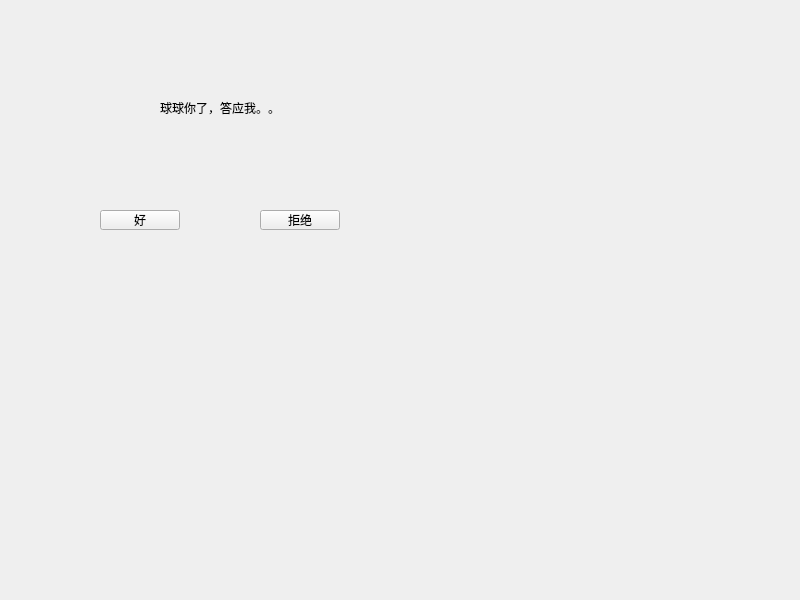
<?xml version="1.0" encoding="UTF-8"?>
<ui version="4.0">
 <class>Widget</class>
 <widget class="QWidget" name="Widget">
  <property name="geometry">
   <rect>
    <x>0</x>
    <y>0</y>
    <width>800</width>
    <height>600</height>
   </rect>
  </property>
  <property name="windowTitle">
   <string>Widget</string>
  </property>
  <widget class="QPushButton" name="pushButton">
   <property name="geometry">
    <rect>
     <x>260</x>
     <y>210</y>
     <width>80</width>
     <height>20</height>
    </rect>
   </property>
   <property name="text">
    <string>拒绝</string>
   </property>
  </widget>
  <widget class="QPushButton" name="pushButton_2">
   <property name="geometry">
    <rect>
     <x>100</x>
     <y>210</y>
     <width>80</width>
     <height>20</height>
    </rect>
   </property>
   <property name="text">
    <string>好</string>
   </property>
  </widget>
  <widget class="QLabel" name="label">
   <property name="geometry">
    <rect>
     <x>160</x>
     <y>100</y>
     <width>131</width>
     <height>16</height>
    </rect>
   </property>
   <property name="text">
    <string>球球你了，答应我。。</string>
   </property>
  </widget>
 </widget>
 <resources/>
 <connections/>
</ui>
